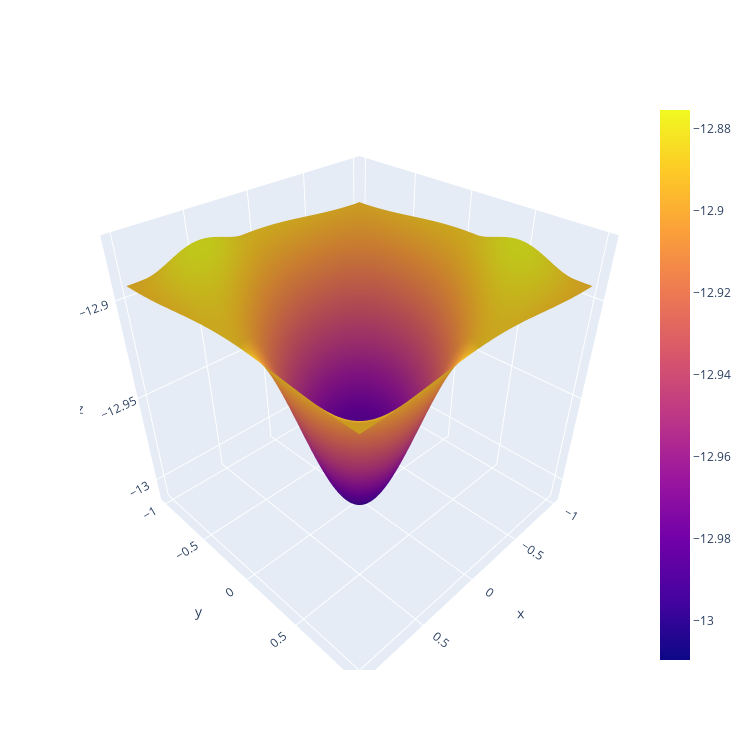

Source (notebook cell):
### Code cell
plot_energies(energies[:, :, 0])
